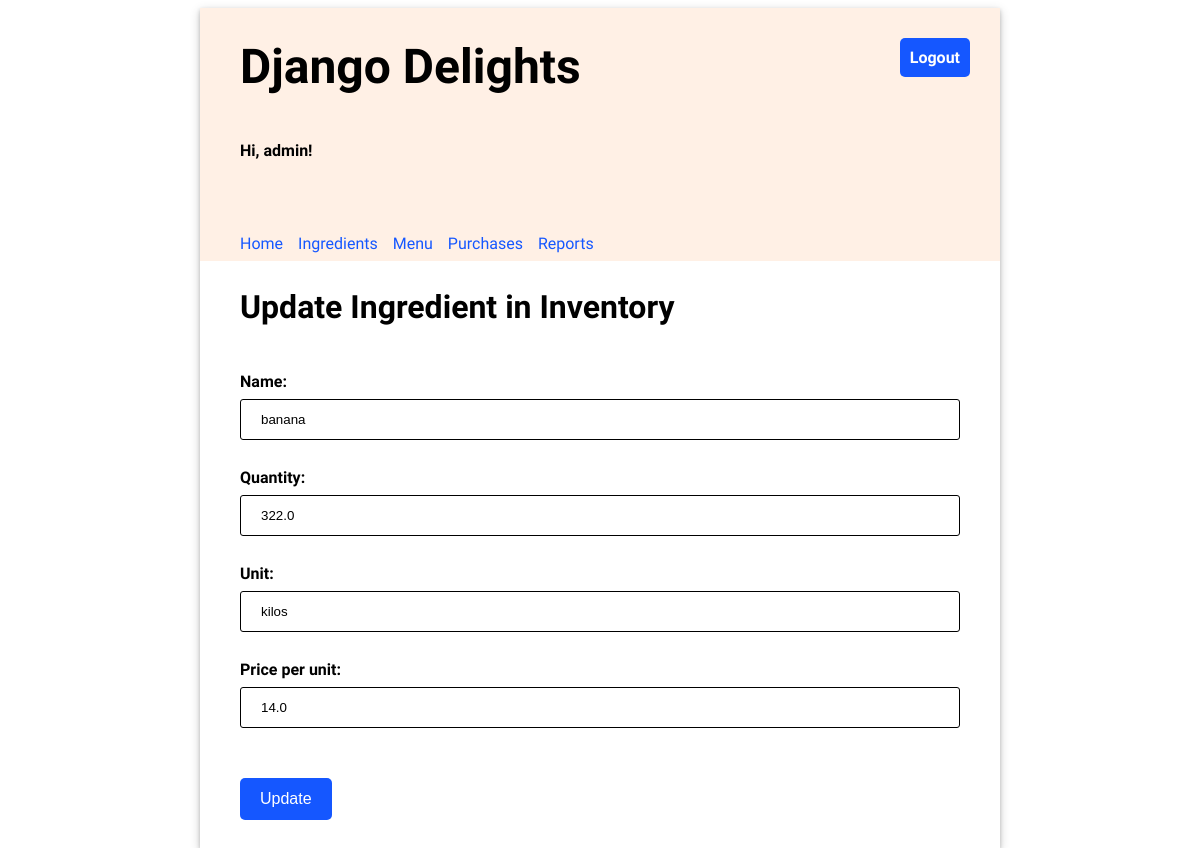
Page /ingredients/5/update (signed in) on the committed database.
### inventory/models.py (models this page shows, shortened)
class Ingredient(models.Model):
    id = models.AutoField(primary_key=True)
    name = models.CharField(max_length=200, unique=True)
    quantity = models.FloatField(default=0)
    unit = models.CharField(max_length=200)
    price_per_unit = models.FloatField(default=0)

### inventory/views.py (the view)
# urls.py: path('ingredients/<slug:pk>/update', views.IngredientUpdate.as_view(), name="update_ingredient"),
class IngredientUpdate(LoginRequiredMixin, UpdateView):
    model = Ingredient
    template_name = 'inventory/ingredient_update.html'
    form_class = IngredientForm
    success_url = 'ingredients/'

### inventory/forms.py
class IngredientForm(forms.ModelForm):
    class Meta:
        model = Ingredient
        fields = "__all__"

### templates/inventory/ingredient_update.html (shortened to what this page needs)
{% extends 'base.html' %}
{% load static %}
{% block content %}
    <h2>Update Ingredient in Inventory</h2>
    <form method="post" class="flex-form">
        {{ form }}
        <input type="submit" value="Update"/>
    </form>
{% endblock %}

### templates/base.html (shortened to what this page needs)
<!DOCTYPE html>
{% load static %}
<html>
<head>
  <link rel="stylesheet" type="text/css" href="{% static 'css/inventory/style.css' %}" />
</head>
<body>
  <div class="app">
  <header>
    <div class="header-first-row">
      <h1 class="title">Django Delights</h1>
      {% if user.is_authenticated %}
      <a class="logout" href="/logout">Logout</a>
      {% endif %}
    </div>
    {% if user.is_authenticated %}
      <p>Hi, {{ user.username }}!</p>
      <nav class="navbar">
        {% url 'home' as home_url %}
        {% url 'ingredients' as ingredients_url %}
        {% url 'menu' as menu_url %}
        {% url 'purchases' as purchases_url %}
        {% url 'reports' as reports_url %}
        <a class="nav-item{% if request.path == home_url %} current-page{% endif %}" href="{% url 'inventory:home' %}">Home</a>
        <a class="nav-item{% if request.path == ingredients_url %} current-page{% endif %}" href="{% url 'inventory:ingredients' %}">Ingredients</a>
        <a class="nav-item{% if request.path == menu_url %} current-page{% endif %}" href="{% url 'inventory:menu' %}">Menu</a>
        <a class="nav-item{% if request.path == purchases_url %} current-page{% endif %}" href="{% url 'inventory:purchases' %}">Purchases</a>
        <a class="nav-item{% if request.path == reports_url %} current-page{% endif %}" href="{% url 'inventory:reports' %}">Reports</a>
      </nav>
    {% endif %}
  </header>
  <main>
    {% block content %}{% endblock %}
  </main>
  </div>
</body>
</html>

### static/css/inventory/style.css (style rules this page uses)
body { font-family: 'Oxygen', sans-serif; }
input, select { width: 100%; padding: 12px 20px; margin: 8px 0; box-sizing: border-box; border: 1px solid black; border-radius: 3px; }
header { background-color: #FFF0E5; min-height: 200px; display: flex; align-items: center; flex-direction: column; align-items: flex-start; padding-left: 40px; }
main { display: flex; flex-direction: column; padding: 0 40px 20px 40px; justify-content: center; }
main h2 { font-size: 2em; }
.app { min-width: 800px; max-width: 60%; margin: 0 auto; box-shadow: 0 2px 4px 0 rgba(0, 0, 0, 0.2), 0 3px 10px 0 rgba(0, 0, 0, 0.19); }
.title { font-size: 3em; padding: 30px 0; margin: auto 0; }
form * { display: block; }
form label { font-size: 1em; font-weight: bold; padding-top: 20px; }
input[type=submit], button { border: 0px; width: 100%; background-color: #1557FF; border-radius: 5px; color: white; margin: 8px 0; padding: 12px 20px; font-size: 1em; margin-top: 50px; }
header p { font-weight: bold; }
.navbar { margin-top: 50px; display: flex; width: 100%; }
.navbar a { text-decoration: none; padding: 8px 0; color: #1557FF; margin-right: 15px; }
.header-first-row { width: 100%; display: flex; justify-content: space-between; }
.logout { height: max-content; text-align: center; text-decoration: none; border: 0px; background-color: #1557FF; border-radius: 5px; color: white; padding: 10px; font-weight: bold; margin: 30px; font-size: 1em; }
a { text-decoration: none; color: #1557FF; }
main form input[type=submit] { width: max-content; }

### rows in the picture
Ingredient: name "banana", quantity "322.0", unit "kilos", price_per_unit "14.0"

### other values in the picture
{{ user.username }} "admin"
